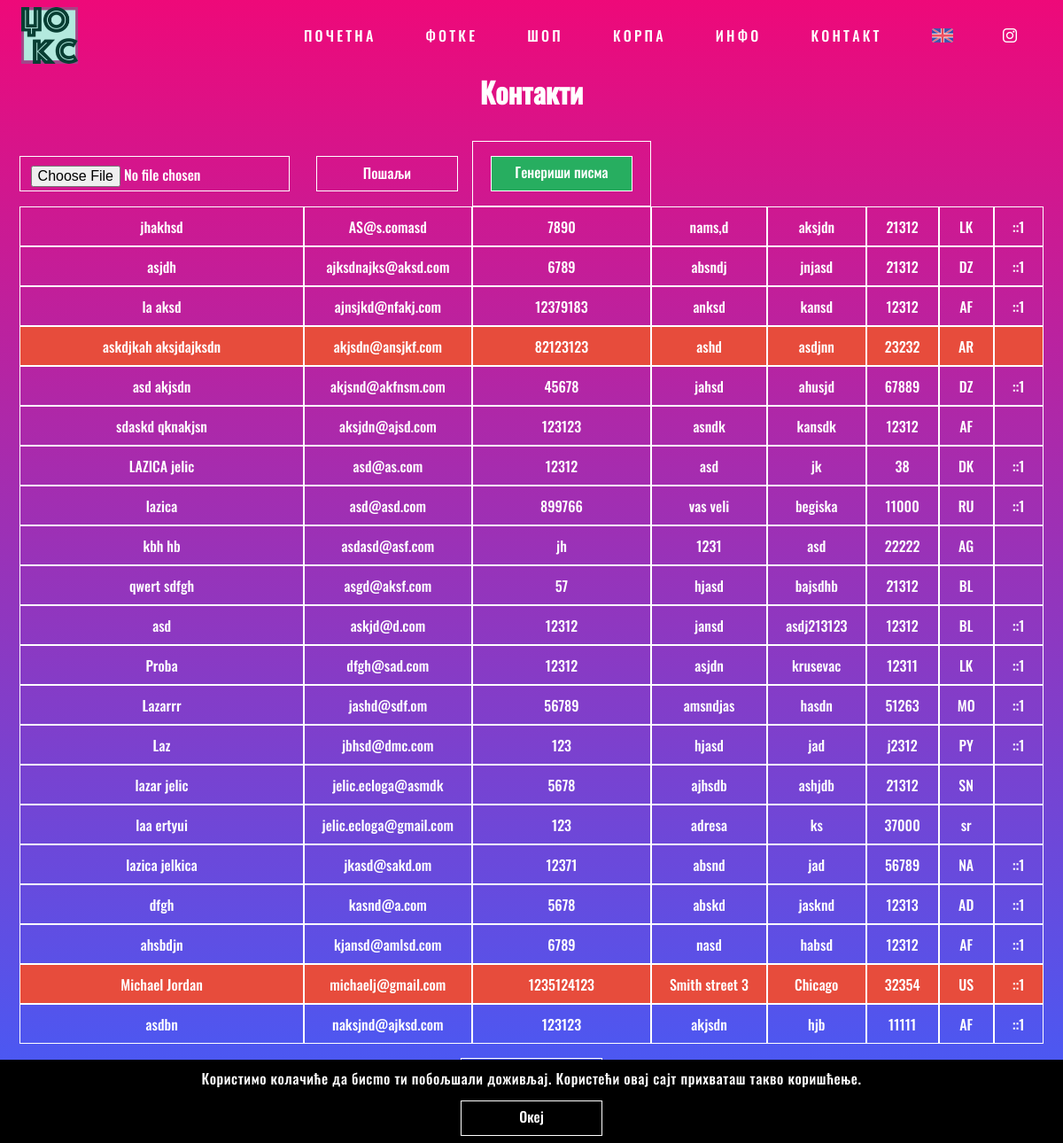
/pages/manage?type=4 (signed in), run on the app's committed database.
### tables this page shows
CREATE TABLE `purchases` (
  `id` int(11) NOT NULL,
  `hash` varchar(32) NOT NULL,
  `name` varchar(100) DEFAULT NULL,
  `email` varchar(30) NOT NULL,
  `phone` varchar(20) NOT NULL,
  `address` varchar(30) NOT NULL,
  `zip` varchar(5) NOT NULL,
  `city` varchar(30) NOT NULL,
  `country` varchar(5) NOT NULL,
  `method` int(11) NOT NULL,
  `ip` varchar(20) NOT NULL,
  `shipping_company` varchar(30) NOT NULL,
  `shipping_number` varchar(30) NOT NULL,
  `date_submitted` timestamp NOT NULL DEFAULT CURRENT_TIMESTAMP ON UPDATE CURRENT_TIMESTAMP,
  `confirmed` tinyint(1) NOT NULL DEFAULT '0',
  `shipped` tinyint(1) NOT NULL DEFAULT '0',
  `valid` tinyint(1) NOT NULL DEFAULT '1',
  `subscribed` tinyint(1) NOT NULL DEFAULT '1'
);

### ui/manage_contacts.php (the view)
<h1><?php echo $string["manage"]["contacts"]; ?></h1>
<table>
	<form action="../actions/contact_newsletter" method="POST" enctype="multipart/form-data">
		<td class="no-border"><input name="message" type="file" required/></td>
		<td class="no-border"><input class="button" type="submit" value="<?php echo $string['manage']['send']; ?>"/></td>
		<td><a class="button green" href="../actions/contact_letters"><?php echo $string['manage']['letters']; ?></a></td>
	</form>
	<?php
		$cmd = "SELECT * FROM purchases GROUP BY email";
		$result = mysqli_query($connect, $cmd);
		while($row = mysqli_fetch_array($result)) {
			echo '<tr ';
			if($row['subscribed'] == 0) {
				echo 'class="red" ';
			}
			echo '>';
			echo '<td>' . $row['name'] . '</td>';
			echo '<td>' . $row['email'] . '</td>';
			echo '<td>' . $row['phone'] . '</td>';
			echo '<td>' . $row['address'] . '</td>';
			echo '<td>' . $row['city'] . '</td>';
			echo '<td>' . $row['zip'] . '</td>';
			echo '<td>' . $row['country'] . '</td>';
			echo '<td>' . $row['ip'] . '</td>';
			echo '</tr>';
		}
	?>
</table>

### css/main.css (style rules this page uses)
:root { --color-dark: #000000; --color-light: #ffffff; --color-pink: #ee0979; --color-purple: #3f5efb; --color-red: #e74c3c; --color-green: #27ae60; --color-dimmed: rgba(0, 0, 0, 0.4); }
*, *:after, *:before { margin: 0; padding: 0; -webkit-box-sizing: border-box; -moz-box-sizing: border-box; box-sizing: border-box; }
body, html { width: 100%; max-height: 100% !important; padding: 0; margin: 0; background: linear-gradient(var(--color-pink), var(--color-purple)); background-repeat: no-repeat; background-attachment: fixed; color: var(--color-light); }
body, input, textarea, select { font-family: 'Oswald', sans-serif; }
a { color: var(--color-light); outline: none; text-decoration: none !important; transition: 500ms ease; -moz-transition: 500ms ease; -webkit-transition: 500ms ease; -ms-transition: 500ms ease; -o-transition: 500ms ease; border-bottom: 0; padding-bottom: 0.3em; }
p, a, span, h1, h2 { -webkit-font-smoothing: antialiased; -moz-osx-font-smoothing: grayscale; text-shadow: rgba(0,0,0,.01) 0 0 1px; }
h1 { font-size: 2em; text-align: center; margin-top: 1em; margin-bottom: 1em; }
form { margin: 0 auto; width: 50%; overflow: hidden; }
input, textarea, label span, select { background-color: transparent; width: 100%; max-width: 100%; height: 2.5em; margin-bottom: 1em; padding-left: 0.7em; border: 1px solid var(--color-light); border-radius: 1px; font-size: 1em; font-weight: 300; transition: 500ms ease; -moz-transition: 500ms ease; -webkit-transition: 500ms ease; -ms-transition: 500ms ease; -o-transition: 500ms ease; -webkit-appearance: none; -webkit-border-radius: 0; border-radius: 0; display: inline-block; color: var(--color-light); opacity: 1; }
input[type=file] { padding-top: 0.5em; }
.button { float: right; text-align: center; display: block; width: 10em; height: 2.5em; line-height: 2.2em; color: var(--color-light); border: 1px solid var(--color-light); background-color: transparent; padding : 0 !important; transition: 500ms ease; -moz-transition: 500ms ease; -webkit-transition: 500ms ease; -ms-transition: 500ms ease; -o-transition: 500ms ease; }

### css/manage.css (style rules this page uses)
table { width: auto; margin: 0 auto; border-collapse: separate; border-spacing: 0; margin-bottom: 1em; }
td { padding: 0 20px; height: 45px; text-align: center; border: 1px solid var(--color-light); }
td > form, td > input, td > select, td > textarea, td > .button { margin: 1em auto; }
.red { background: #e74c3c; }
.green { background: #27ae60; }
.no-border { border: none; padding: 0; margin: 0; padding-right: 1em; }

### data on the page
purchases: name "jhakhsd", email "AS@s.comasd", phone "7890", address "nams,d", city "aksjdn", zip "21312", country "LK", ip "::1"
purchases: name "asjdh", email "ajksdnajks@aksd.com", phone "6789", address "absndj", city "jnjasd", zip "21312", country "DZ", ip "::1"
purchases: name "la aksd", email "ajnsjkd@nfakj.com", phone "12379183", address "anksd", city "kansd", zip "12312", country "AF", ip "::1"
purchases: name "askdjkah aksjdajksdn", email "akjsdn@ansjkf.com", phone "82123123", address "ashd", city "asdjnn", zip "23232", country "AR"
purchases: name "asd akjsdn", email "akjsnd@akfnsm.com", phone "45678", address "jahsd", city "ahusjd", zip "67889", country "DZ", ip "::1"
purchases: name "sdaskd qknakjsn", email "aksjdn@ajsd.com", phone "123123", address "asndk", city "kansdk", zip "12312", country "AF"
purchases: name "LAZICA jelic", email "asd@as.com", phone "12312", address "asd", city "jk", zip "38", country "DK", ip "::1"
purchases: name "lazica", email "asd@asd.com", phone "899766", address "vas veli", city "begiska", zip "11000", country "RU", ip "::1"
purchases: name "kbh hb", email "asdasd@asf.com", phone "jh", address "1231", city "asd", zip "22222", country "AG"
purchases: name "qwert sdfgh", email "asgd@aksf.com", phone "57", address "hjasd", city "bajsdhb", zip "21312", country "BL"
purchases: name "asd", email "askjd@d.com", phone "12312", address "jansd", city "asdj213123", zip "12312", country "BL", ip "::1"
purchases: name "Proba", email "dfgh@sad.com", phone "12312", address "asjdn", city "krusevac", zip "12311", country "LK", ip "::1"
purchases: name "Lazarrr", email "jashd@sdf.om", phone "56789", address "amsndjas", city "hasdn", zip "51263", country "MO", ip "::1"
purchases: name "Laz", email "jbhsd@dmc.com", phone "123", address "hjasd", city "jad", zip "j2312", country "PY", ip "::1"
purchases: name "lazar jelic", email "jelic.ecloga@asmdk", phone "5678", address "ajhsdb", city "ashjdb", zip "21312", country "SN"
purchases: name "laa ertyui", email "jelic.ecloga@gmail.com", phone "123", address "adresa", city "ks", zip "37000", country "sr"
purchases: name "lazica jelkica", email "jkasd@sakd.om", phone "12371", address "absnd", city "jad", zip "56789", country "NA", ip "::1"
purchases: name "dfgh", email "kasnd@a.com", phone "5678", address "abskd", city "jasknd", zip "12313", country "AD", ip "::1"
purchases: name "ahsbdjn", email "kjansd@amlsd.com", phone "6789", address "nasd", city "habsd", zip "12312", country "AF", ip "::1"
purchases: name "Michael Jordan", email "michaelj@gmail.com", phone "1235124123", address "Smith street 3", city "Chicago", zip "32354", country "US", ip "::1"
purchases: name "asdbn", email "naksjnd@ajksd.com", phone "123123", address "akjsdn", city "hjb", zip "11111", country "AF", ip "::1"

### other printed values
$string["header"][$item] "ПОЧЕТНА"
$string["header"][$item] "ФОТКЕ"
$string["header"][$item] "ШОП"
$string["header"][$item] "КОРПА"
$string["header"][$item] "ИНФО"
$string["header"][$item] "КОНТАКТ"
$string['status']['cookiesAlert'] "Користимо колачиће да бисmo ти побољшали доживљај. Користећи овај сајт прихваташ такво коришћење."
$string['header']['ok'] "Океј"
$string["manage"]["contacts"] "Контакти"
$string['manage']['letters'] "Генериши писма"
